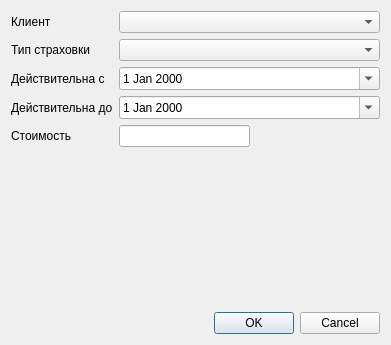
<?xml version="1.0" encoding="UTF-8"?>
<ui version="4.0">
 <class>InsuranceDealEdit</class>
 <widget class="QDialog" name="InsuranceDealEdit">
  <property name="geometry">
   <rect>
    <x>0</x>
    <y>0</y>
    <width>391</width>
    <height>345</height>
   </rect>
  </property>
  <property name="windowTitle">
   <string>Создание страховой сделки</string>
  </property>
  <layout class="QVBoxLayout" name="verticalLayout">
   <item>
    <layout class="QFormLayout" name="formLayout">
     <item row="0" column="0">
      <widget class="QLabel" name="label">
       <property name="text">
        <string>Клиент</string>
       </property>
      </widget>
     </item>
     <item row="0" column="1">
      <widget class="QComboBox" name="clientEdit">
       <property name="insertPolicy">
        <enum>QComboBox::NoInsert</enum>
       </property>
      </widget>
     </item>
     <item row="1" column="0">
      <widget class="QLabel" name="label_2">
       <property name="text">
        <string>Тип страховки</string>
       </property>
      </widget>
     </item>
     <item row="1" column="1">
      <widget class="QComboBox" name="insTypeEdit"/>
     </item>
     <item row="2" column="0">
      <widget class="QLabel" name="label_3">
       <property name="text">
        <string>Действительна с</string>
       </property>
      </widget>
     </item>
     <item row="2" column="1">
      <widget class="QDateEdit" name="createdAtEdit">
       <property name="calendarPopup">
        <bool>true</bool>
       </property>
      </widget>
     </item>
     <item row="3" column="0">
      <widget class="QLabel" name="label_4">
       <property name="text">
        <string>Действительна до</string>
       </property>
      </widget>
     </item>
     <item row="3" column="1">
      <widget class="QDateEdit" name="validToEdit">
       <property name="calendarPopup">
        <bool>true</bool>
       </property>
      </widget>
     </item>
     <item row="4" column="0">
      <widget class="QLabel" name="label_5">
       <property name="text">
        <string>Стоимость</string>
       </property>
      </widget>
     </item>
     <item row="4" column="1">
      <layout class="QHBoxLayout" name="horizontalLayout">
       <item>
        <widget class="QLineEdit" name="costEdit">
         <property name="readOnly">
          <bool>true</bool>
         </property>
        </widget>
       </item>
       <item>
        <spacer name="horizontalSpacer">
         <property name="orientation">
          <enum>Qt::Horizontal</enum>
         </property>
         <property name="sizeHint" stdset="0">
          <size>
           <width>40</width>
           <height>20</height>
          </size>
         </property>
        </spacer>
       </item>
      </layout>
     </item>
    </layout>
   </item>
   <item>
    <widget class="QDialogButtonBox" name="buttonBox">
     <property name="orientation">
      <enum>Qt::Horizontal</enum>
     </property>
     <property name="standardButtons">
      <set>QDialogButtonBox::Cancel|QDialogButtonBox::Ok</set>
     </property>
    </widget>
   </item>
  </layout>
 </widget>
 <resources/>
 <connections>
  <connection>
   <sender>insTypeEdit</sender>
   <signal>currentIndexChanged(int)</signal>
   <receiver>InsuranceDealEdit</receiver>
   <slot>calculateCost()</slot>
   <hints>
    <hint type="sourcelabel">
     <x>284</x>
     <y>50</y>
    </hint>
    <hint type="destinationlabel">
     <x>378</x>
     <y>164</y>
    </hint>
   </hints>
  </connection>
  <connection>
   <sender>createdAtEdit</sender>
   <signal>dateChanged(QDate)</signal>
   <receiver>InsuranceDealEdit</receiver>
   <slot>calculateCost()</slot>
   <hints>
    <hint type="sourcelabel">
     <x>339</x>
     <y>72</y>
    </hint>
    <hint type="destinationlabel">
     <x>371</x>
     <y>127</y>
    </hint>
   </hints>
  </connection>
  <connection>
   <sender>validToEdit</sender>
   <signal>dateChanged(QDate)</signal>
   <receiver>InsuranceDealEdit</receiver>
   <slot>calculateCost()</slot>
   <hints>
    <hint type="sourcelabel">
     <x>307</x>
     <y>103</y>
    </hint>
    <hint type="destinationlabel">
     <x>377</x>
     <y>206</y>
    </hint>
   </hints>
  </connection>
  <connection>
   <sender>buttonBox</sender>
   <signal>rejected()</signal>
   <receiver>InsuranceDealEdit</receiver>
   <slot>reject()</slot>
   <hints>
    <hint type="sourcelabel">
     <x>331</x>
     <y>321</y>
    </hint>
    <hint type="destinationlabel">
     <x>356</x>
     <y>265</y>
    </hint>
   </hints>
  </connection>
 </connections>
 <slots>
  <slot>calculateCost()</slot>
  <slot>setInsuranceType(int)</slot>
  <slot>setClient(int)</slot>
 </slots>
</ui>
